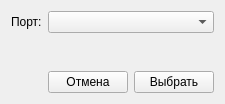
<?xml version="1.0" encoding="UTF-8"?>
<ui version="4.0">
 <class>PortSelectForm</class>
 <widget class="QWidget" name="PortSelectForm">
  <property name="geometry">
   <rect>
    <x>0</x>
    <y>0</y>
    <width>225</width>
    <height>104</height>
   </rect>
  </property>
  <property name="sizePolicy">
   <sizepolicy hsizetype="Preferred" vsizetype="Preferred">
    <horstretch>0</horstretch>
    <verstretch>0</verstretch>
   </sizepolicy>
  </property>
  <property name="windowTitle">
   <string>Выбор порта</string>
  </property>
  <layout class="QVBoxLayout" name="verticalLayout">
   <item>
    <layout class="QHBoxLayout" name="horizontalLayout_2">
     <property name="sizeConstraint">
      <enum>QLayout::SetDefaultConstraint</enum>
     </property>
     <item alignment="Qt::AlignLeft">
      <widget class="QLabel" name="portLabel">
       <property name="sizePolicy">
        <sizepolicy hsizetype="Minimum" vsizetype="Preferred">
         <horstretch>0</horstretch>
         <verstretch>0</verstretch>
        </sizepolicy>
       </property>
       <property name="text">
        <string>Порт:</string>
       </property>
       <property name="scaledContents">
        <bool>false</bool>
       </property>
      </widget>
     </item>
     <item>
      <widget class="QComboBox" name="portBox">
       <property name="sizePolicy">
        <sizepolicy hsizetype="Expanding" vsizetype="Fixed">
         <horstretch>0</horstretch>
         <verstretch>0</verstretch>
        </sizepolicy>
       </property>
      </widget>
     </item>
    </layout>
   </item>
   <item>
    <layout class="QHBoxLayout" name="horizontalLayout">
     <item>
      <spacer name="horizontalSpacer_2">
       <property name="orientation">
        <enum>Qt::Horizontal</enum>
       </property>
       <property name="sizeHint" stdset="0">
        <size>
         <width>40</width>
         <height>20</height>
        </size>
       </property>
      </spacer>
     </item>
     <item>
      <widget class="QLabel" name="stateLabel">
       <property name="text">
        <string/>
       </property>
      </widget>
     </item>
     <item>
      <spacer name="horizontalSpacer">
       <property name="orientation">
        <enum>Qt::Horizontal</enum>
       </property>
       <property name="sizeHint" stdset="0">
        <size>
         <width>40</width>
         <height>20</height>
        </size>
       </property>
      </spacer>
     </item>
    </layout>
   </item>
   <item>
    <layout class="QHBoxLayout" name="horizontalLayout_3">
     <item>
      <spacer name="horizontalSpacer_3">
       <property name="orientation">
        <enum>Qt::Horizontal</enum>
       </property>
       <property name="sizeHint" stdset="0">
        <size>
         <width>40</width>
         <height>20</height>
        </size>
       </property>
      </spacer>
     </item>
     <item>
      <widget class="QPushButton" name="pushButton_2">
       <property name="text">
        <string>Отмена</string>
       </property>
      </widget>
     </item>
     <item>
      <widget class="QPushButton" name="pushButton">
       <property name="text">
        <string>Выбрать</string>
       </property>
      </widget>
     </item>
    </layout>
   </item>
  </layout>
 </widget>
 <resources/>
 <connections/>
</ui>
